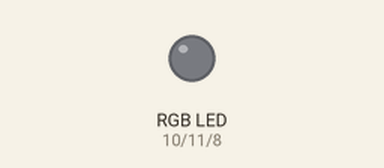
The sketch below on a simulated Arduino Uno, built with avr-gcc and run on an emulated ATmega328P. On the bench: an RGB LED mixed from three pins (HIGH = lit). Dim RGB values are drawn brighter than linear.

Above: at 0.05 s.
At 3.25 s:
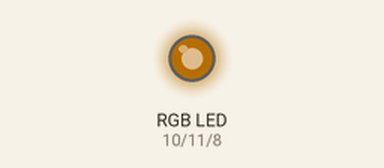
At 6.45 s:
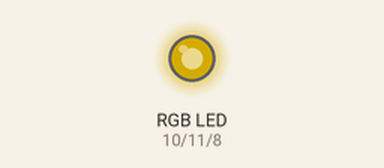
At 8.85 s:
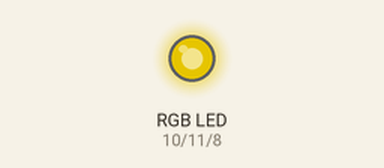
At 9.65 s:
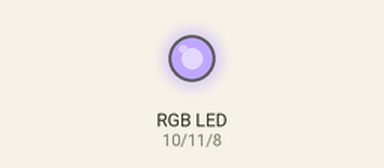
At 12.85 s:
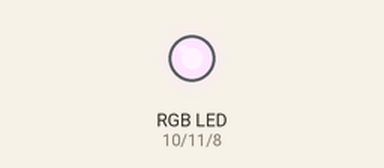
Timing chart, 0 to 16.8 s (numbered marks = the images above):
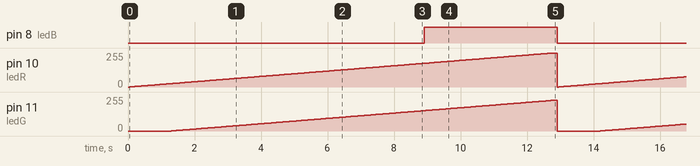

Measured:
- by itself, pin 8 (ledB): alternates HIGH for 4.0 s and LOW for 8.9 s
- by itself, pin 10 (ledR): ramps from 0/255 to 254/255 and jumps back, once every 12.9 s
- by itself, pin 11 (ledG): ramps from 0/255 to 229/255 and jumps back, once every 12.9 s

The sketch:

Clase_01_-_Escalas.ino
```cpp
// Definir las variables e importar las bibliotecas al inicio del código.
int ledR = 10;
int ledG = 11;
int ledB = 8;
int intsyG=0;
int intsyB=0;

void setup() { // Iniciar la configuración. Se corre una vez.
  // Establecer el 'led' en modo 'output'.
  pinMode(ledR, OUTPUT);
  pinMode(ledG, OUTPUT);
  pinMode(ledB, OUTPUT);
}

void loop() { // Definir el ciclo a iterar indefinidamente.
  for(int intsyR = 0; intsyR < 255; intsyR++){
    analogWrite(ledR,intsyR);
    intsyG = intsyR-25;
    intsyB = intsyR-50;
    if(intsyG < 0){
      intsyG = 0;
    }
    if(intsyB < 0){
      intsyB = 0;
    }
    analogWrite(ledG,intsyG);
    analogWrite(ledB,intsyB);
  delay(50);
  }
  delay(150);
}
```
